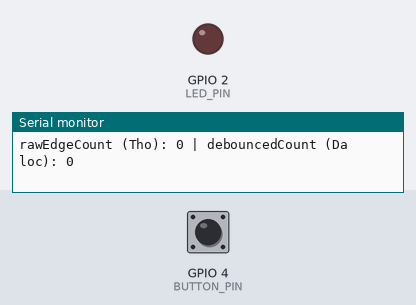
Recording of a sketch running on a simulated ESP32. Shown: output pins drawn as LEDs (lit = HIGH), the last lines printed to the serial monitor. Inputs (shaded band) come from the test bench; at power-on: GPIO 4 (BUTTON_PIN) HIGH.

Above: at 1.2 s.
1.3 s: GPIO 4 (BUTTON_PIN) pulled LOW for 0.15 s
At 2.4 s:
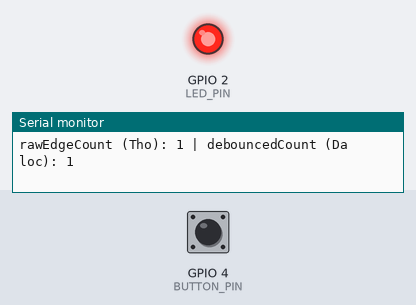
2.9 s: GPIO 4 (BUTTON_PIN) pulled LOW for 1 s
At 3.7 s:
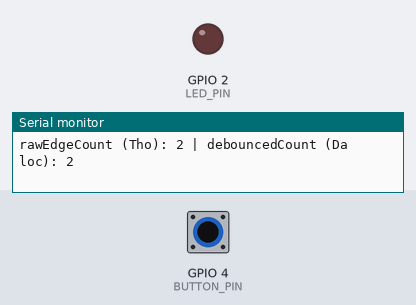
5.4 s: GPIO 4 (BUTTON_PIN) pulled LOW for 3.2 s
At 6.8 s:
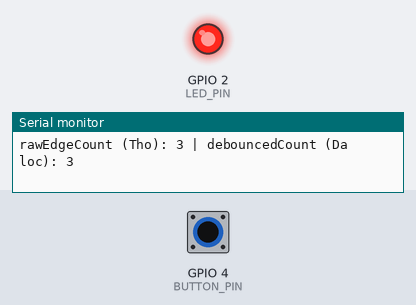
Timing chart, 0 to 8.4 s (numbered marks = the images above; inputs shaded):
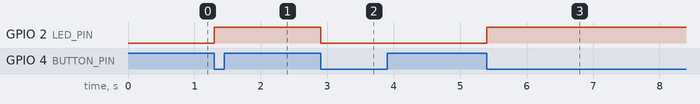

The sketch:

sketch.ino
```cpp
#include <Arduino.h>

#define BUTTON_PIN 4
#define LED_PIN 2
#define DEBOUNCE_MS 50

volatile uint32_t debouncedCount = 0;
volatile uint32_t rawEdgeCount = 0;
volatile unsigned long lastInterruptTime = 0;

void IRAM_ATTR handleInterrupt() {
    rawEdgeCount++;
    unsigned long now = millis();

    if (now - lastInterruptTime >= DEBOUNCE_MS) {
        debouncedCount++;
        lastInterruptTime = now;
        digitalWrite(LED_PIN, !digitalRead(LED_PIN));
    }
}

void setup() {
    Serial.begin(115200);
    pinMode(BUTTON_PIN, INPUT_PULLUP);
    pinMode(LED_PIN, OUTPUT);

    attachInterrupt(digitalPinToInterrupt(BUTTON_PIN), handleInterrupt, FALLING);
    Serial.println("Bat dau Bai 2: Chong doi (Debounce)");
}

void loop() {
    Serial.print("rawEdgeCount (Tho): ");
    Serial.print(rawEdgeCount);
    Serial.print(" | debouncedCount (Da loc): ");
    Serial.println(debouncedCount);
    delay(500);
}
```

Measured:
- after the input at 1.3 s, GPIO 2 (LED_PIN): LOW → HIGH at once
- after the input at 2.9 s, GPIO 2 (LED_PIN): HIGH → LOW at once
- after the input at 5.4 s, GPIO 2 (LED_PIN): LOW → HIGH at once
